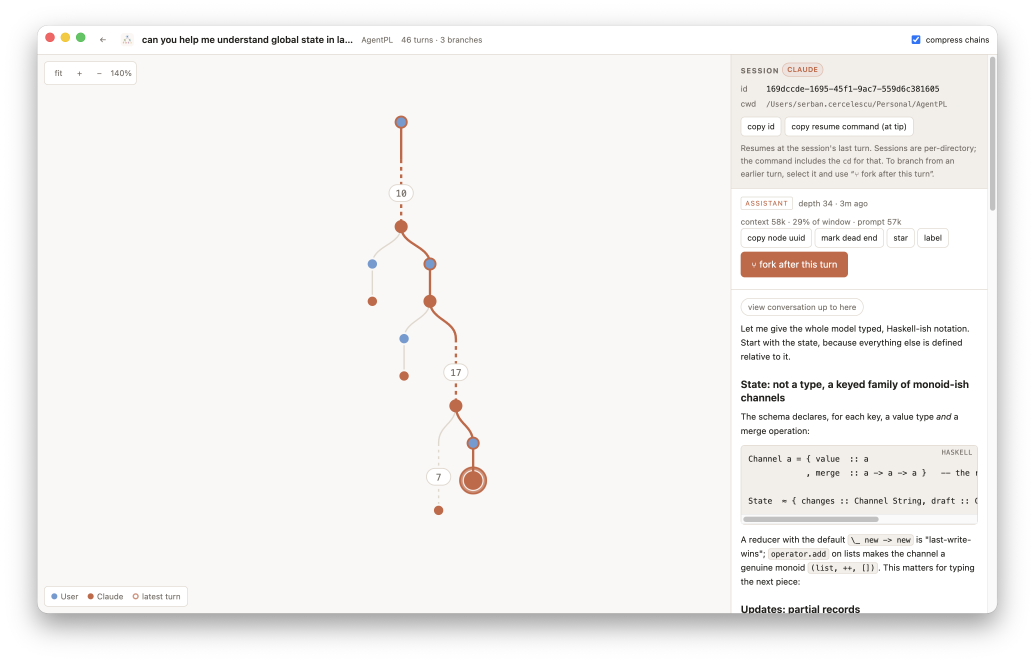
#> input picture assets/screenshot.png, 3104 x 1988 px, given in place of logo.png, which was not available (shown at 1/3 size)
$ python make-icon.py
#> lines starting #> are read from the running program, lines starting #| are printed output that depends on the picture; after the words box and inside, x2 and y2 are one past the last pixel; in counts of white or black regions, pixels touching at a corner belong together; pictures that were not available may be replaced by others from this repository, and a replacement may not be noted
#!/usr/bin/env python3
"""
Turn logo.png (cream rounded square on a black field) into a transparent icon.

Deliberately NOT a "remove black pixels" pass: the artwork's own tree edges and
node outlines are near-black, so a global key would punch holes through it.
Instead we measure the rounded rectangle and rebuild its boundary as an
anti-aliased alpha mask.

    python3 scripts/make-icon.py
"""
from collections import Counter
from PIL import Image, ImageDraw

SRC, OUT_DIR = "logo.png", "assets"
DARK, SS = 70, 4  # luminance cutoff for "black surround"; mask supersampling

src = Image.open(SRC).convert("RGBA")
#> src is the input picture: PIL image 3104x1988 RGBA; mean R, G, B, A 202.9, 200.9, 199.2, 212.9
W, H = src.size
#> W = 3104; H = 1988
px = src.load()
lum = lambda p: 0.2126 * p[0] + 0.7152 * p[1] + 0.0722 * p[2]
# Inside the artwork = bright AND opaque: the original source keys the shape
# against a black field, a reprocessed logo.png against transparency. Testing
# both lets the script run on its own output.
inside = lambda p: p[3] > 128 and lum(p) > DARK

cols = [x for x in range(W) if any(inside(px[x, y]) for y in range(0, H, 3))]
#> cols = 2880 values from 112 to 2991
rows = [y for y in range(H) if any(inside(px[x, y]) for x in range(0, W, 3))]
#> rows = 1764 values from 76 to 1839
left, right, top, bottom = cols[0], cols[-1], rows[0], rows[-1]
#> left = 112; right = 2991; top = 76; bottom = 1839

# Fit the corner radius from MANY boundary points, not one row. A point (x, y)
# on the top-left arc of a circle centred (left+r, top+r) satisfies
# r = a + b + sqrt(2ab) with a = x-left, b = y-top; a single shallow row's
# estimate is off by tens of pixels (the chord is nearly tangent there), which
# once drew the mask arc INSIDE the artwork's corner and kept a band of the
# black field as opaque "stupid dark rounded corners".
import statistics

fits = []
for b in range(2, 90, 4):
    y = top + b
    x = next((x for x in range(W) if inside(px[x, y])), None)
    if x is None:
        continue
    a = x - left
    if a <= 0:
        break  # past the arc, on the straight edge
    fits.append(a + b + (2 * a * b) ** 0.5)
#> this loop made 9 passes
#> (y, x, a) on passes 1 to 9: (78, 133, 21), (82, 125, 13), (86, 121, 9), (90, 117, 5), (94, 115, 3), (98, 114, 2), (102, 113, 1), (106, 113, 1), (110, 112, 0)
#> after the loop, fits = [32.17, 31.49, 32.42, 30.83, 31.39, 33.38, 34.21, 38.75]
radius = int(statistics.median(fits)) if fits else 0
#> radius = 32

# Belt and braces: grow the radius until no opaque near-black artwork pixel
# survives just inside the arc — resampling artifacts can leave a thin ring
# even with a good fit.
def dark_on_arc(r):
    cx, cy = left + r, top + r
#> cx = 144; cy = 108
    for b in range(0, r):
        y = top + b
        # innermost x still inside the drawn arc at this row
        dx = (r * r - (b - r) ** 2) ** 0.5
        x = int(cx - dx) + 1
        if 0 <= x < W and 0 <= y < H:
            p = px[x + 2, y]
            if p[3] == 255 and lum(p) <= DARK:
                return True
    return False

while radius < min(W, H) // 2 and dark_on_arc(radius):
    radius += 2
#> this loop made 0 passes
#> after the loop, radius = 32

samples = [px[x, top + radius + 12] for x in range(left + radius + 12, right - radius - 12, 7)]
#> samples = 399 items, first 6: (236, 103, 101, 255), (255, 255, 255, 255), (255, 255, 255, 255), (255, 255, 255, 255), (250, 236, 188, 255), (242, 202, 68, 255)
cream = Counter((p[0], p[1], p[2]) for p in samples).most_common(1)[0][0]
#> cream = (255, 255, 255)

# Inset the mask 2px inside the measured bounds: pixels exactly ON the artwork
# arc are its dark anti-alias blend at full opacity, and only pixels the mask
# leaves non-opaque get repainted cream.
INSET = 2
big = Image.new("L", (W * SS, H * SS), 0)
#> big: PIL image 12416x7952 L; every value is 0
ImageDraw.Draw(big).rounded_rectangle(
    [(left + INSET) * SS, (top + INSET) * SS, (right + 1 - INSET) * SS - 1, (bottom + 1 - INSET) * SS - 1],
    radius=(radius - INSET) * SS, fill=255,
)
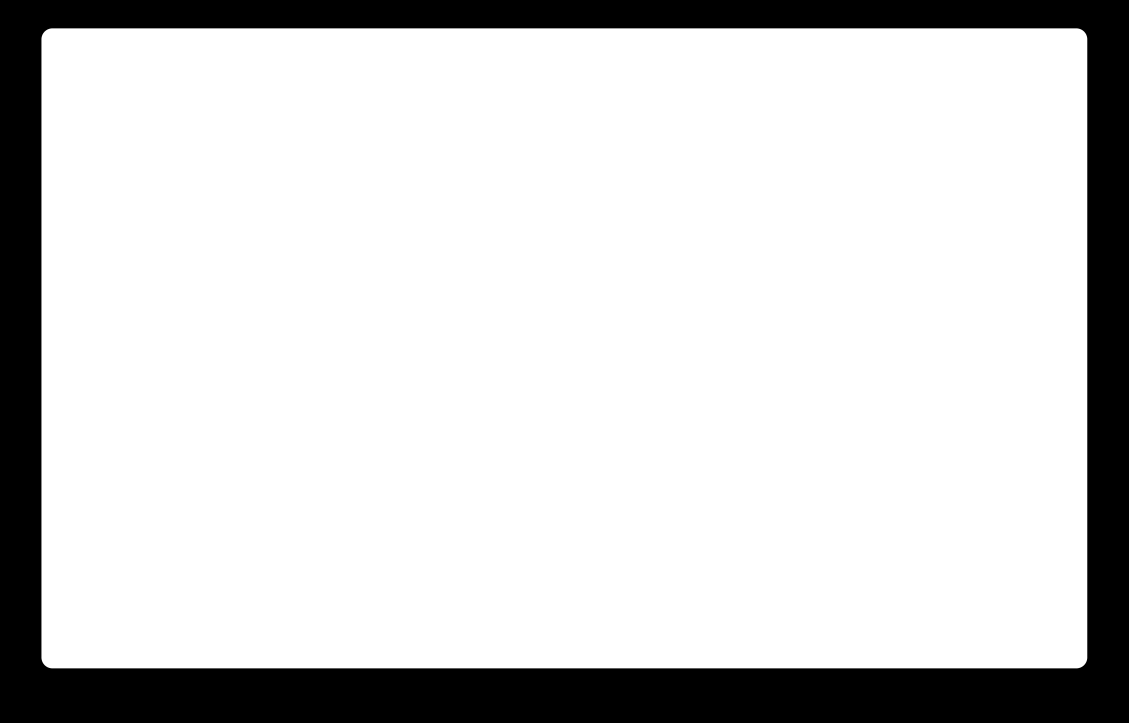
#> big: PIL image 12416x7952 L (shown at 1/11 size); 82% white; 1 black region, box (x1, y1, x2, y2) and area: (0, 0, 12416, 7952) 17756372
alpha = big.resize((W, H), Image.LANCZOS)

# Boundary pixels are cream-to-black blends; keeping their RGB under a partial
# alpha would leave a dark halo, so repaint them flat and let alpha do the work.
out, op, ap = src.copy(), None, alpha.load()
op = out.load()
for y in range(H):
    for x in range(W):
        a = ap[x, y]
        if a < 255:
            op[x, y] = (*cream, a)
        else:
            op[x, y] = (*op[x, y][:3], 255)

def flatten_boundary(im):
    """Repaint every non-opaque pixel to flat cream, keeping only its alpha.

    Pillow resizes RGBA with premultiplied alpha, which drags boundary RGB
    toward black — composited over a light page that reads as dark corner
    fringes. The mask edge only ever blends cream against nothing, so the
    correct straight-alpha RGB for every boundary pixel IS cream.
    """
    p = im.load()
    w, h = im.size
#> w = 3104; h = 1988
    for yy in range(h):
        for xx in range(w):
            a = p[xx, yy][3]
            if a < 255:
                p[xx, yy] = (*cream, a)
    return im

flatten_boundary(out).save(f"{OUT_DIR}/logo.png")
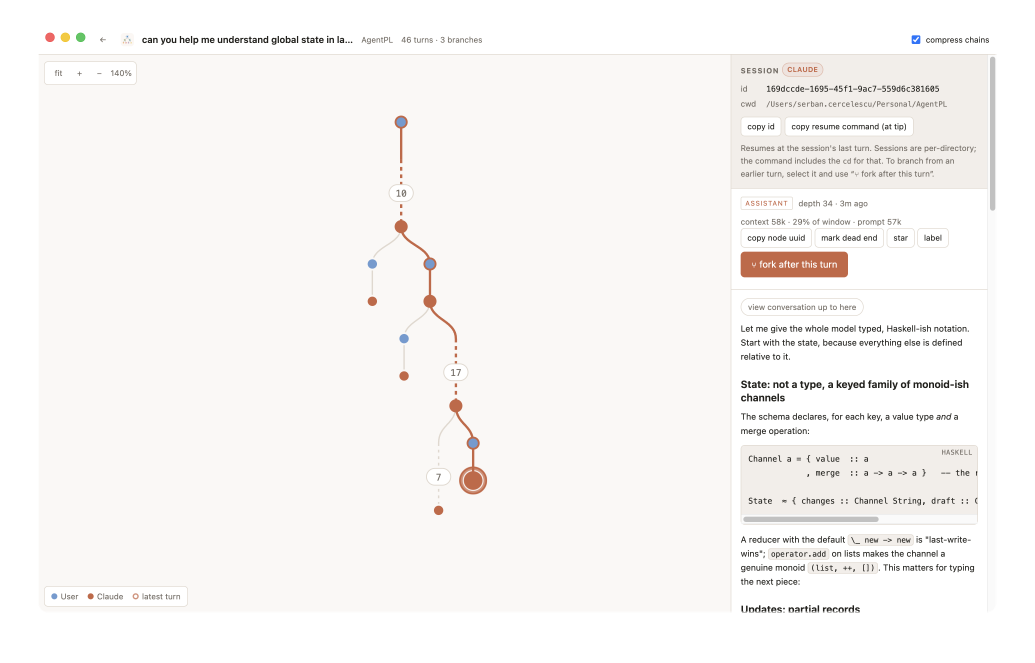
#> saved as logo.png: PIL image 3104x1988 RGBA (shown at 1/3 size); mean R, G, B, A 248, 246, 244.4, 209.1; transparent parts drawn white
for size in (512, 256, 128):
    flatten_boundary(out.resize((size, size), Image.LANCZOS)).save(f"{OUT_DIR}/logo-{size}.png")
#> this loop made 3 passes
#> pass 1, `flatten_boundary(out.resize((size, size), Image.LANCZOS)).save(f"{OUT_..`:
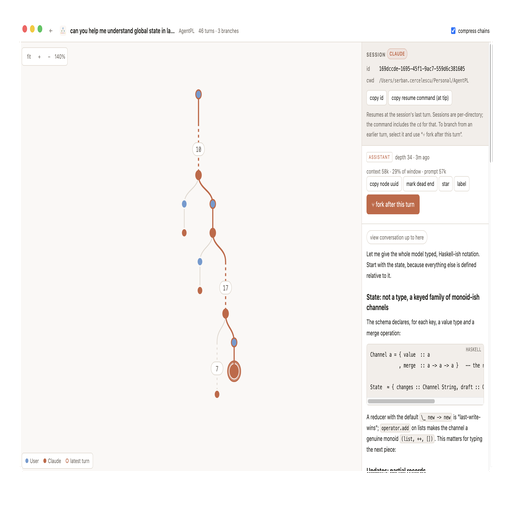
#> saved as logo-512.png: PIL image 512x512 RGBA; mean R, G, B, A 248, 246, 244.4, 209.2; transparent parts drawn white
#> pass 2, `flatten_boundary(out.resize((size, size), Image.LANCZOS)).save(f"{OUT_..`:
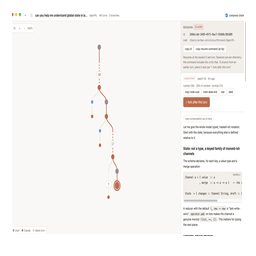
#> saved as logo-256.png: PIL image 256x256 RGBA; mean R, G, B, A 248.1, 246.2, 244.5, 209.1; transparent parts drawn white
print(f"{W}x{H}, radius {radius}, fill rgb{cream} → {OUT_DIR}/")
#| 3104x1988, radius 32, fill rgb(255, 255, 255) → assets/
